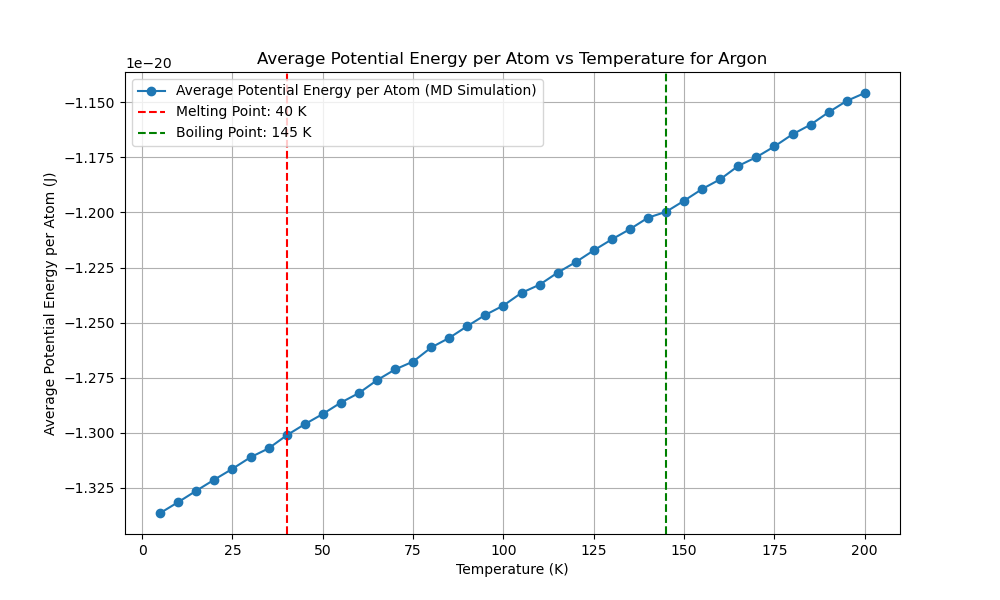

Here is the Python script that generated this plot:
import numpy as np
import matplotlib.pyplot as plt
from scipy.optimize import minimize
from multiprocessing import Pool
import time
from reportlab.lib.pagesizes import letter
from reportlab.pdfgen import canvas
from tqdm import tqdm
from numba import njit, prange
import logging
import os

# Get the directory of the current script
script_dir = os.path.dirname(os.path.abspath(__file__))
script_base_name = os.path.splitext(os.path.basename(__file__))[0]

# Set up logging with the script's base name and directory
log_file_path = os.path.join(script_dir, f'{script_base_name}.log')
logging.basicConfig(filename=log_file_path, 
            level=logging.INFO, format='%(asctime)s:%(levelname)s:%(message)s')

EPSILON = 1.654017502e-21  
SIGMA = 3.405e-10  
MASS = 6.63e-26  
K_B = 1.38e-23 

def create_fcc_lattice(a, n):
    """Create an FCC lattice."""
    base = np.array([[0, 0, 0],
                     [0.5, 0.5, 0], [0.5, 0, 0.5], [0, 0.5, 0.5]])
    positions = np.zeros((n**3 * 4, 3))
    index = 0
    for x in range(n):
        for y in range(n):
            for z in range(n):
                offset = np.array([x, y, z])
                for b in base:
                    positions[index] = (offset + b) * a
                    index += 1
    return positions

@njit
def lennard_jones(r2):
    """Calculate the Lennard-Jones potential and force."""
    r6 = (SIGMA ** 2 / r2) ** 3
    r12 = r6 ** 2
    potential = 4 * EPSILON * (r12 - r6)
    force = 24 * EPSILON * (2 * r12 - r6) / r2
    return potential, force

@njit
def apply_pbc(position, box_length):
    """Apply periodic boundary conditions."""
    return position - box_length * np.round(position / box_length)

@njit
def custom_norm(arr, axis=1):
    """Compute the norm along a specified axis."""
    if axis == 1:
        return np.sqrt(np.sum(arr**2, axis=1))
    elif axis == 0:
        return np.sqrt(np.sum(arr**2, axis=0))
    else:
        raise ValueError("Invalid axis")

@njit(parallel=True)
def compute_forces(positions, box_length):
    """Compute forces using Lennard-Jones potential with PBC."""
    N = len(positions)
    forces = np.zeros_like(positions)
    potential_energy = 0.0

    for i in prange(N):
        for j in range(i + 1, N):
            r_vec = apply_pbc(positions[i] - positions[j], box_length)
            r2 = np.dot(r_vec, r_vec)
            if r2 < (3 * SIGMA) ** 2:
                potential, force = lennard_jones(r2)
                f = force * r_vec
                forces[i] += f
                forces[j] -= f
                potential_energy += potential
                
    return forces, potential_energy

@njit
def velocity_verlet_adaptive(positions,
            velocities, forces, dt, box_length, max_force_threshold=1e-12):
    """Velocity-Verlet integration with adaptive time step."""
    new_positions = positions + velocities * dt + 0.5 * forces * dt**2 / MASS
    new_positions = apply_pbc(new_positions, box_length)
    new_forces, _ = compute_forces(new_positions, box_length)
    max_force = np.max(custom_norm(new_forces, axis=1))
    
    if max_force > max_force_threshold:
        dt = max(0.9 * dt * (max_force_threshold / max_force)**0.5, 1e-16)
    
    new_velocities = velocities + 0.5 * (forces + new_forces) * dt / MASS
    return new_positions, new_velocities, new_forces, dt

@njit
def standard_verlet_adaptive(positions,
    velocities, forces, dt, box_length, max_force_threshold=1e-12):
    """Standard Verlet integration with adaptive time step."""
    new_positions = positions + velocities * dt + 0.5 * forces * dt**2 / MASS
    new_positions = apply_pbc(new_positions, box_length)
    new_forces, _ = compute_forces(new_positions, box_length)
    max_force = np.max(custom_norm(new_forces, axis=1))

    if max_force > max_force_threshold:
        dt = max(0.9 * dt * (max_force_threshold / max_force)**0.5, 1e-16)

    new_velocities = velocities + new_forces * dt / MASS
    return new_positions, new_velocities, new_forces, dt

@njit
def leapfrog_verlet_adaptive(positions,
    velocities, forces, dt, box_length, max_force_threshold=1e-12):
    """Leapfrog Verlet integration with adaptive time step."""
    half_dt = 0.5 * dt
    velocities_half = velocities + forces * half_dt / MASS
    new_positions = positions + velocities_half * dt
    new_positions = apply_pbc(new_positions, box_length)
    new_forces, _ = compute_forces(new_positions, box_length)
    max_force = np.max(custom_norm(new_forces, axis=1))

    if max_force > max_force_threshold:
        dt = max(0.9 * dt * (max_force_threshold / max_force)**0.5, 1e-16)

    new_velocities = velocities_half + new_forces * half_dt / MASS
    return new_positions, new_velocities, new_forces, dt

def adaptive_equilibration(positions, velocities, forces, dt, box_length,
       verlet_algorithm, initial_equilibration_window=60,
   initial_threshold=1e-21, min_threshold=8e-24,
   max_threshold=5e-20, max_steps=20000):
    
    
    """Perform adaptive equilibration with dynamic threshold and window adjustment."""
    equilibration_steps = 0
    recent_potential_energies = []
    forces, _ = compute_forces(positions, box_length)
    threshold = initial_threshold
    equilibration_window = initial_equilibration_window
    with tqdm(total=equilibration_window, desc="Equilibration") as pbar:
        while equilibration_steps < max_steps:
            positions, velocities, forces, dt = verlet_algorithm(positions,
                velocities, forces, dt, box_length)
            _, potential_energy = compute_forces(positions, box_length)
            recent_potential_energies.append(potential_energy)
            if len(recent_potential_energies) > equilibration_window:
                recent_potential_energies.pop(0)
                mean_potential_energy = np.mean(recent_potential_energies)
                std_potential_energy = np.std(recent_potential_energies)
                logging.info(f" ((len(recent_p_energies) > equiwindow)) STD:  {std_potential_energy:.5e} , MEAN: {mean_potential_energy:.5e}")
                # Dynamically adjust the threshold based on the standard deviation
                if std_potential_energy > threshold:
                    # threshold = min(threshold * 1.1, max_threshold)
                    threshold = max(threshold * 0.5, min_threshold)
                    equilibration_window = int(equilibration_window * 1.3)
                    
                    
            
                    
                    
                    
                    logging.info(f" ((std_potential_energy > threshold)) threshold:  {threshold:.5e} , MEAN: {mean_potential_energy:.5e}")
                else:
                    # threshold = max(threshold * 0.9, min_threshold)
                    threshold = min(threshold * 1.5, max_threshold)
                    
                    
            
                    
                    
                    logging.info(f" ((std_potential_energy < threshold)) threshold:  {threshold:.5e} , MEAN: {mean_potential_energy:.5e}")
                
                if std_potential_energy < threshold and np.abs(potential_energy - mean_potential_energy) < threshold:
                    logging.info(f"Equilibration completed in {equilibration_steps} steps with dt={dt:.2e}")
                    break
                pbar.update(1)
            equilibration_steps += 1
            if equilibration_steps % 1000 == 0:
                logging.info(f"Step {equilibration_steps}: Potential Energy = {potential_energy:.5e}, dt = {dt:.2e}")
    return positions, velocities, forces, dt, equilibration_steps

def run_md_for_temperature(T, seed, verlet_algorithm,
                           dt, sampling_steps=60000):
    """Run MD simulation for a single temperature using the specified Verlet algorithm."""
    np.random.seed(seed)
    a = 5.26e-10  # Initial guess for the lattice parameter
    n = 3  # Number of unit cells in each dimension
    positions = create_fcc_lattice(a, n)
    box_length = n * a  # Length of the simulation box
    N = len(positions)
    
    # Initialize velocities for 5K
    velocities = np.random.randn(N, 3) * np.sqrt(K_B * 5 / MASS)
    forces, _ = compute_forces(positions, box_length)

    # Rescale velocities to the desired temperature
    current_temperature = np.sum(MASS * np.sum(velocities**2, axis=1)) / (3 * N * K_B)
    scale_factor = np.sqrt(T / current_temperature)
    velocities *= scale_factor

    # Adaptive equilibration
    positions, velocities, forces, dt, equilibration_steps = adaptive_equilibration(
        positions, velocities, forces,
        dt, box_length, verlet_algorithm)

    logging.info(f"Equilibration steps: {equilibration_steps}")

    print(f"Equilibration steps: {equilibration_steps}")

    potential_energy = 0
    initial_total_energy = 0
    count = 0
    total_energy_drift = 0

    with tqdm(total=sampling_steps, desc="Progress") as pbar:
        potential_energy = 0
        count = 0
        total_energy_drift = 0
        initial_total_energy = None
    
        for step in range(sampling_steps):
            positions, velocities, forces, dt = verlet_algorithm(
                positions, velocities, forces, dt, box_length
            )
            kinetic_energy = 0.5 * MASS * np.sum(velocities**2)
            _, potential_energy_step = compute_forces(positions, box_length)
            total_energy = kinetic_energy + potential_energy_step
            potential_energy += potential_energy_step
    
            if step == 0:
                initial_total_energy = total_energy
    
            total_energy_drift += abs(total_energy - initial_total_energy)
            count += 1
            pbar.update(1)
            if step % 1000 == 0:
                logging.info(f"Step {step}: Kinetic Energy = {kinetic_energy:.5e}, Potential Energy = {potential_energy_step:.5e}, Total Energy = {total_energy:.5e}")
        
        average_potential_energy = potential_energy / count / N  
        energy_drift = total_energy_drift / count
    
    return dt, average_potential_energy, energy_drift

def potential_energy_for_lattice(a):
    """Calculate potential energy for a given lattice parameter."""
    positions = create_fcc_lattice(a, 3)
    box_length = 3 * a
    _, potential_energy = compute_forces(positions, box_length)
    return potential_energy

def optimize_lattice_parameter():
    """Optimize the lattice parameter."""
    initial_guesses = np.linspace(4.5e-10, 6e-10, 500)
    results = [minimize(potential_energy_for_lattice,
                        [guess], bounds=[(4.5e-10, 6e-10)]) for
               guess in initial_guesses]
    best_result = min(results, key=lambda x: x.fun)
    return best_result.x[0]

def test_time_steps(T, seed, verlet_algorithm,
                    time_steps, sampling_steps=60000):
    """Test different time steps."""
    with Pool(16) as pool:
        args = [(T, seed, verlet_algorithm,
                 dt, sampling_steps) for dt in time_steps]
        results = pool.starmap(run_md_for_temperature, args)
    return results

def run_preliminary_steps_parallel(temperatures, seeds,
                   verlet_algorithms, algorithm_names, 
               time_steps, preliminary_steps):
    """Run preliminary steps sequentially."""
    results = []
    for alg in verlet_algorithms:
        alg_results = []
        for T, seed, dt in zip(temperatures, seeds, time_steps):
            result = run_md_for_temperature(T, seed, alg,
                                            dt, preliminary_steps)
            alg_results.append(result)
        results.append(alg_results)
    
    potential_energies_per_algorithm = []
    energy_drifts_per_algorithm = []
    best_time_steps = []

    for i, alg_results in enumerate(results):
        if len(alg_results) == 0:
            print(f"No results for algorithm {algorithm_names[i]}")  
            logging.warning(f"No results for algorithm {algorithm_names[i]}")
            
            continue
        potential_energies = [res[1] for res in alg_results]
        energy_drifts = [res[2] for res in alg_results]
        best_time_step = time_steps[np.argmin([res[2] for res in alg_results])]
        
        potential_energies_per_algorithm.append(np.mean(potential_energies))
        energy_drifts_per_algorithm.append(np.mean(energy_drifts))
        best_time_steps.append(best_time_step)
    
    return potential_energies_per_algorithm, energy_drifts_per_algorithm, best_time_steps

def find_best_sampling_steps(T, seed, verlet_algorithm,
                time_step, sampling_step_range):
    """Find the best sampling steps."""
    results = []
    for sampling_steps in sampling_step_range:
        dt, potential_energy, energy_drift = run_md_for_temperature(T, seed,
                            verlet_algorithm, time_step, sampling_steps)
        results.append((sampling_steps, potential_energy, energy_drift))
    return results

def generate_pdf_report(melting_point, boiling_point, a_opt, temperatures, potential_energies, runtime, best_algorithm_name, best_time_step, reason):
    """Generate a PDF report."""
    script_base_name = os.path.splitext(os.path.basename(__file__))[0]
    filename = os.path.join(script_dir, f"{script_base_name}.pdf")
    plot_filename = os.path.join(script_dir, f"{script_base_name}.png")

    c = canvas.Canvas(filename, pagesize=letter)
    width, height = letter

    c.drawString(50, height - 50, "Molecular Dynamics Simulation Report")
    c.drawString(50, height - 70, f"Optimized Lattice Parameter: {a_opt:.4e} m")
    c.drawString(50, height - 90, f"Melting Point: {melting_point} K")
    c.drawString(50, height - 110, f"Boiling Point: {boiling_point} K")
    c.drawString(50, height - 130, f"Total Runtime: {runtime:.2f} seconds")
    c.drawString(50, height - 150, f"Best Verlet Algorithm: {best_algorithm_name}")
    c.drawString(50, height - 170, f"Best Time Step: {best_time_step:.2e} s")

    reason_text = f"Reason: {reason}"
    max_chars_per_line = 78
    wrapped_reason = "\n".join([reason_text[i:i + max_chars_per_line] for i in range(0, len(reason_text), max_chars_per_line)])
    text_lines = wrapped_reason.split('\n')
    for i, line in enumerate(text_lines):
        c.drawString(50, height - 190 - i * 20, line)

    # Plot and save the temperature vs potential energy graph
    plt.figure(figsize=(10, 6))
    plt.plot(temperatures, potential_energies, marker='o', linestyle='-', label='Average Potential Energy per Atom (MD Simulation)')
    plt.xlabel('Temperature (K)')
    plt.ylabel('Average Potential Energy per Atom (J)')
    plt.title('Average Potential Energy per Atom vs Temperature for Argon')
    plt.axvline(melting_point, color='r', linestyle='--', label=f'Melting Point: {melting_point} K')
    plt.axvline(boiling_point, color='g', linestyle='--', label=f'Boiling Point: {boiling_point} K')
    plt.legend()
    plt.grid(True)
    plt.savefig(plot_filename)  # Save the plot
    plt.close()

    # Ensure the image file exists before attempting to draw it
    try:
        c.drawImage(plot_filename, 50, 200, width=500, height=300)
    except FileNotFoundError:
        logging.error(f"File {plot_filename} not found. Skipping image in the PDF report.")

    c.save()

def main():
    """Main function to run the MD simulation."""
    start_time = time.time()

    a_opt = optimize_lattice_parameter()
    print(f"Optimized lattice parameter: {a_opt}")
    logging.info(f"Optimized lattice parameter: {a_opt}")

    temperatures = np.arange(5, 205, 5)
    preliminary_temperatures = np.arange(5, 205, 25)

    time_steps = [
        1e-15
        ,5e-16,5e-15,1e-14
        ]

    seeds = np.random.randint(0, 10000, len(temperatures))
    preliminary_seeds = np.random.randint(0, 10000, len(preliminary_temperatures))

    verlet_algorithms = [
        velocity_verlet_adaptive,
        standard_verlet_adaptive,
        leapfrog_verlet_adaptive
    ]
    algorithm_names = [
        "Velocity-Verlet (Adaptive)",
        "Standard Verlet (Adaptive)",
        "Leapfrog Verlet (Adaptive)"
    ]

    preliminary_steps = 2000
    potential_energies_per_algorithm, energy_drifts_per_algorithm, best_time_steps = run_preliminary_steps_parallel(
        preliminary_temperatures,
        preliminary_seeds,
        verlet_algorithms,
        algorithm_names, time_steps, preliminary_steps)

    if not potential_energies_per_algorithm or not energy_drifts_per_algorithm or not best_time_steps:
        print("Error: No valid preliminary results obtained.")
        logging.error("No valid preliminary results obtained.")
        return

    best_algorithm_index = np.argmin([pe + ed for pe, ed in zip(potential_energies_per_algorithm,
                                        energy_drifts_per_algorithm)])
    best_verlet_algorithm = verlet_algorithms[best_algorithm_index]
    best_algorithm_name = algorithm_names[best_algorithm_index]
    best_time_step = best_time_steps[best_algorithm_index]
    reason = (f"Lowest average potential energy ({potential_energies_per_algorithm[best_algorithm_index]:.2e} J) "
              f"and minimal energy drift ({energy_drifts_per_algorithm[best_algorithm_index]:.2e} J) "
              f"during preliminary simulation.")
    print(f"Best Verlet algorithm: {best_algorithm_name}")
    print(f"Best time step: {best_time_step}")

    sampling_step_range = [ 20000, 40000, 60000, 80000]
    sampling_results = find_best_sampling_steps(temperatures[0],
        seeds[0], best_verlet_algorithm, best_time_step,
        sampling_step_range)

    for sampling_steps, potential_energy, energy_drift in sampling_results:
        print(f"Sampling steps: {sampling_steps}, Potential energy: {potential_energy:.2e} J, Energy drift: {energy_drift:.2e} J")
        logging.info(f"Sampling steps: {sampling_steps}, Potential energy: {potential_energy:.2e} J, Energy drift: {energy_drift:.2e} J")

    best_sampling_steps = min(sampling_results, key=lambda x: x[2])[0]
    print(f"Best sampling steps: {best_sampling_steps}")
    logging.info(f"Best sampling steps: {best_sampling_steps}")

    with Pool(16) as pool:
        results = pool.starmap(run_md_for_temperature, [(T, seed,
                             best_verlet_algorithm, best_time_step,
                 best_sampling_steps) for T, seed in zip(temperatures, seeds)])

    dts, potential_energies, energy_drifts = zip(*results)

    end_time = time.time()
    runtime = end_time - start_time
    print(f"Runtime: {runtime:.2f} seconds")

    first_derivative = np.gradient(potential_energies, temperatures)
    second_derivative = np.gradient(first_derivative, temperatures)

    plt.figure(figsize=(10, 6))
    plt.plot(temperatures, potential_energies, marker='o', linestyle='-',
         label='Average Potential Energy (MD Simulation)')
    plt.xlabel('Temperature (K)')
    plt.ylabel('Average Potential Energy (J)')
    plt.title('Average Potential Energy vs Temperature for Argon')
    plt.legend()
    plt.grid(True)

    melting_point = temperatures[np.argmax(first_derivative)]

    post_melting_temperatures = temperatures[temperatures > melting_point]
    post_melting_second_derivative = second_derivative[temperatures > melting_point]

    if post_melting_temperatures.size > 0 and post_melting_second_derivative.size > 0:
        boiling_point = post_melting_temperatures[np.argmax(post_melting_second_derivative)]
    else:
        boiling_point = None
        logging.warning("No boiling point found due to empty post-melting temperature or second derivative.")

    plt.axvline(melting_point, color='r', linestyle='--',
                label=f'Melting Point: {melting_point} K')
    if boiling_point:
        plt.axvline(boiling_point, color='g', linestyle='--',
                    label=f'Boiling Point: {boiling_point} K')
    plt.legend()
    plt.show()

    generate_pdf_report(melting_point, boiling_point,
            a_opt, temperatures, potential_energies, runtime,
            best_algorithm_name, best_time_step, reason)

if __name__ == "__main__":
    main()
